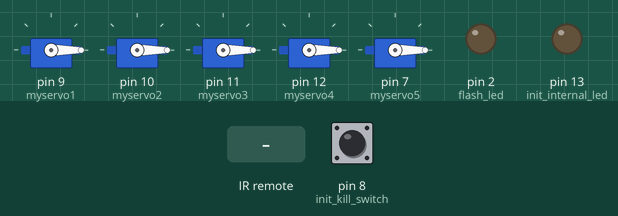
The sketch below on a simulated Arduino Uno, built with avr-gcc and run on an emulated ATmega328P. On the bench: 5 × servo, output pins drawn as LEDs (lit = HIGH). Dashed ring = blinking. Inputs (shaded band) come from the test bench; at power-on: pin 8 (init_kill_switch) LOW.

Above: at 1.8 s.
1.9 s: infrared code 0x16 received
At 2.1 s:
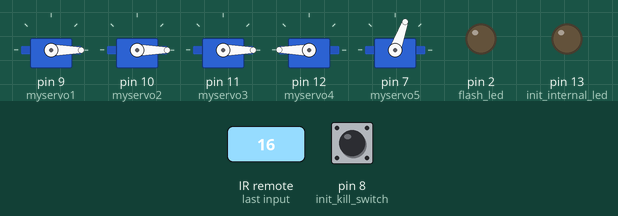
At 3.7 s:
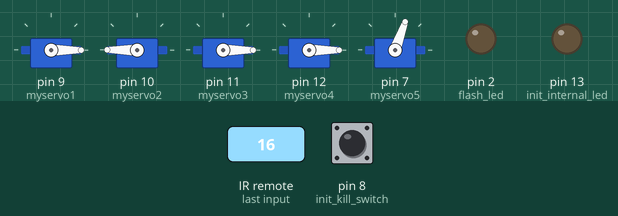
4.9 s: pin 8 (init_kill_switch) pulled HIGH for 0.15 s
At 5.15 s:
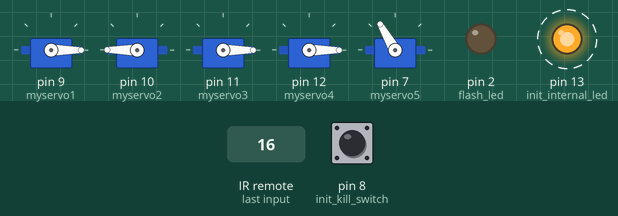
Timing chart, 0 to 13.9 s (numbered marks = the images above; inputs shaded):
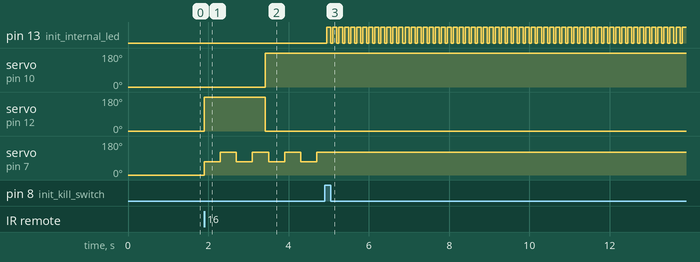

The sketch:

strummer.ino
```cpp
#include <Servo.h>
#include <IRremote.hpp>

void flash_led(int pin){
  //flash led indefinitely
  while (true){
    delay(50);
    digitalWrite(pin, HIGH);
    delay(100);
    digitalWrite(pin, LOW);
  }
}
// declare servos
Servo myservo1;
Servo myservo2;
Servo myservo3;
Servo myservo4;

Servo myservo5;

//declare IR stuff
const int RECV_PIN = 6;
IRrecv irrecv(RECV_PIN);
decode_results results;

// declare some globals
unsigned long startMillis;  //some global variables available anywhere in the program
unsigned long currentMillis;
const unsigned long period = 2000;  //the value is a number of milliseconds

int count;
// char chords[] = {'G', 'D', 'C', 'D', 'G', 'D', 'C', 'D'};
int * Time;
// Riptide
// int Strum[] = {450, 450, 150,150,150,450,450,150,150,150};
// int Pos[] = {70,120,70,120,70,120,70,120,70,120,70};

// Feels Like we only go backwards
// int Strum[] = {500, 500, 500, 500,500,500, 500,500, 500,500,500,500, 250,250,250,250};
// int Pos[] = {70,120,70,120,70,120,70,120,70,120,70,120,70,120,70,120};

// Im yours
int Strum[] = {400, 400,400, 400,400, 400,400, 400,400, 400,400, 400,400, 400,400, 400};
int Pos[] = {70,120,70,120,70,120,70,120,70,120,70,120,70,120,70,120};
unsigned long startStrum;
int s_count;

int pos = 0;
char * chords;
bool chosen = false; //waiting for user to choose the song
bool stuff = false;

int count_reset = 0;

char * c1 = "EDGEDGEDGEDG";

int t1[] = {1516, 1516, 1516, 1516, 1516, 1516, 1516, 1516, 1516, 1516, 1516, 1516};

char * c2 = "CGCGCGEGCGCGCGEDGCGCGCGEGCGCGCGEDCGCGCGEDCGCGCGEGCGCGCGEGCGCGCGEDGCGCGCGEGCGCGCGCGEDGCGCGCGEGCGCGEDCGCGCGEGCGCGCGEDGCGCGCGEGCGCGCGEDCGCGCGEGCG";

int t2[] = {759729 ,935 ,935 ,935 ,935 ,935 ,935 ,935 ,935 ,935 ,935 ,935 ,935 ,935 ,935 ,935 ,935 ,935 ,935 ,935 ,935 ,935 ,935 ,935 ,935 ,935 ,935 ,935 ,935 ,935 ,935 ,935 ,935 ,935 ,935 ,935 ,935 ,935 ,935 ,935 ,935 ,935 ,935 ,935 ,935 ,935 ,935 ,935 ,935 ,935 ,935 ,935 ,935 ,935 ,935 ,935 ,935 ,935 ,935 ,935 ,935 ,935 ,935 ,935 ,935 ,935 ,935 ,935 ,935 ,935 ,935 ,935 ,935 ,935 ,935 ,935 ,935 ,935 ,935 ,935 ,935 ,935 ,935 ,935 ,935 ,935 ,935 ,935 ,935 ,935 ,935 ,935 ,935 ,935 ,935 ,935 ,935 ,935 ,935 ,935 ,935 ,935 ,935 ,935 ,935 ,935 ,935 ,935 ,935 ,935 ,935 ,935 ,935 ,935 ,935 ,935 ,935 ,935 ,935 ,935 ,935 ,935 ,935 ,935 ,935 ,935 ,935 ,935 ,935 ,935 ,935 ,935 ,935 ,935 ,935 ,935 ,935 ,935 ,935 ,935 ,935 ,935};

char * c3 = "EDGCDEDGCD";

int t3[] = {1302 ,1302 ,1302 ,1302 ,1302 ,1302 ,1302 ,1302};

void playChord(char chord, int on) {

  if (chord == 'C') {
    if(on){
      myservo1.write(180);
    }
    else{
      myservo1.write(-180);
    }

  }
  else if (chord == 'G') {
    if(on){
      myservo2.write(180);
    }
    else{
      myservo2.write(-180);
    }
      // attach servo motor for note G          // play note for 500ms

    // release servo motor for note G
  }
  else if (chord == 'E') {
    if(on){
      myservo3.write(180);
    }
    else{
      myservo3.write(-180);
    } // attach servo motor for note E
              // play note for 500ms

   // release servo motor for note E
  }
  else if (chord == 'D') {
    if(on){
      myservo4.write(180);
    }
    else{
      myservo4.write(-180);
    }  // attach servo motor for note A          // play note for 500ms
   // release servo motor for note A
  }
}

// bool chosen = false; //waiting for user to choose the song
// bool stuff = false;

void setup() {
  Serial.begin(9600);  //start Serial in case we need to print debugging info
  // put some values on our stuff
  pos = 180;
  count = 0 ;
  s_count = 0;
  count_reset = 0;
  // playChord(chords[count], 1);
  // myservo5.write(120);
  startMillis = millis();  //initial start time
  startStrum = millis();

  pinMode(13, OUTPUT);        //init internal led
  digitalWrite(13, LOW);
  pinMode(2, OUTPUT);
  digitalWrite(2, LOW);       //init external led

  pinMode(8, INPUT);          // init kill switch

  // init all servos
  myservo1.attach(9);
  myservo1.write(0);
  myservo2.attach(10);
  myservo2.write(0);
  myservo3.attach(11);
  myservo3.write(0);
  myservo4.attach(12);
  myservo4.write(0);
  myservo5.attach(7);
  myservo5.write(0);
  delay(1000);

  //init ir reciever
  irrecv.enableIRIn();
  irrecv.blink13(true);

  //wait for chords
  // int status = wait_for_chords();

  // if (status != 1){
  //   flash_led(2);
  // }
  // resume ir recieving
  // irrecv.resume();
  choose_song();
}

void loop() {
  // set status flag
  int status = 1;

  // check if kill switch has been pressed
  int buttonState = digitalRead(8);
  if(buttonState == HIGH){
    flash_led(13);
  }

  // check remote to see if process should be killed
  if (irrecv.decode()){
    int data = irrecv.decodedIRData.command;
    if(data == '0xE'){
      flash_led(13);
    }
  }

  digitalWrite(13, LOW);

  //play chords
  currentMillis = millis();  //get the current "time" (actually the number of milliseconds since the program started)
  if(currentMillis - startMillis >= Time[count]){
    playChord(chords[count] , 0);
    count ++;
    playChord(chords[count] , 1);
    startMillis = currentMillis;
  }
  if(currentMillis - startStrum >= Strum[s_count]){
    myservo5.write(Pos[s_count]);
    s_count ++;
    startStrum = currentMillis;
  }
  if(s_count == 16){
      s_count = 0;
  }
  if (count == count_reset){
    count = 0;
  }

}

void choose_song(){
  chosen = false;
  while(!chosen){
    if (irrecv.decode()){
        int data = irrecv.decodedIRData.command;
        data = parse_IR_data(data);
        if(data == 0){
          chords = c1;
          Time = t1;
          count_reset = 9;
        }
        if(data == 1){
          chords = c2;
          Time = t2;
          count_reset = 142;
        }
        if(data == 2){
          chords = c3;
          Time = t3;
          count_reset = 8;
        }
        // Serial.write(data);
        chosen = true;
    }
  }
}

int parse_IR_data(int number){
    if (number == 0x16){
      return 0;
    }
    else if (number == 0x0c){
      return 1;
    }
    else if(number == 0x18){
      return 2;
    }
    else if (number  == 0x5e){
        return 3;
    }
    else if (number  == 0x08){
        return 4;
    }
    else if (number  == 0x1c){
        return 5;
    }
    else if (number  == 0x5A){
        return 6;
    }
    else if (number  == 0x42){
        return 7;
    }
    else if (number  == 0x52){
        return 8;
        }
    else if (number  == 0x4A){
        return 9;
      }
    else if (number  == 0x0E){
        return -1;
    }
    else{
        return -2;
    }
  }

int wait_for_chords(){
       //becomes true when stuff is returned from the python script
  int k = 0;          //counting how many chords there are
  int time_idx = 0; // to store when the time is being read
  bool delim_passed = false; //store if we passed the '$' or not
  char read;

  //wait for user to choose a song
  while(!chosen){
    if (irrecv.decode()){
      int data = irrecv.decodedIRData.command;

        if(data == '0xE'){
          return 0;
        }

        Serial.write(data);
        chosen = true;
    }
      // if something bad happens, flash led indefinitely
    digitalWrite(2, LOW);
    delay(500);
    digitalWrite(2, HIGH);
    delay(500);
  }

  // wait for computer to send song data
  while(!stuff){
    // loop until we read something

    if (Serial.available() > 0){
      read = Serial.read();
      if(read == '\n' && !delim_passed){
        // Serial.write("Done chords");
        myservo1.write(80);
        delay(150);
        myservo1.write(30);
        delim_passed = true;
        time_idx = k;
      }
      else if(read == '\n' && delim_passed){
        stuff = true;
        break;
      }
      if(!delim_passed){
        chords[k] = read;
      }
      else{
        if(read == ',' || read == ']' || read == '[')
        Time[k - time_idx] = read;
      }
      k++;
    }

  }
  //signal that some data has been recieved
  digitalWrite(13, HIGH);
  startMillis = millis();  //initial start time
  startStrum = millis();

  return 1;
}
```

Measured:
- after the input at 1.9 s, servo on pin 10 (myservo2): 0° → 180° after 1.5 s; servo on pin 12 (myservo4): 0° → 180° at once, → 0° 1.5 s later; servo on pin 7 (myservo5): alternates 120° for 0.40 s and 70° for 0.40 s, starting at once
- after the input at 4.9 s, pin 13 (init_internal_led): alternates HIGH for 0.10 s and LOW for 0.05 s, starting after 0.05 s; servo on pin 10 (myservo2): stops changing and stays 180°; servo on pin 11 (myservo3), servo on pin 12 (myservo4): stops changing and stays 0°; servo on pin 7 (myservo5): stops changing and stays 120°
